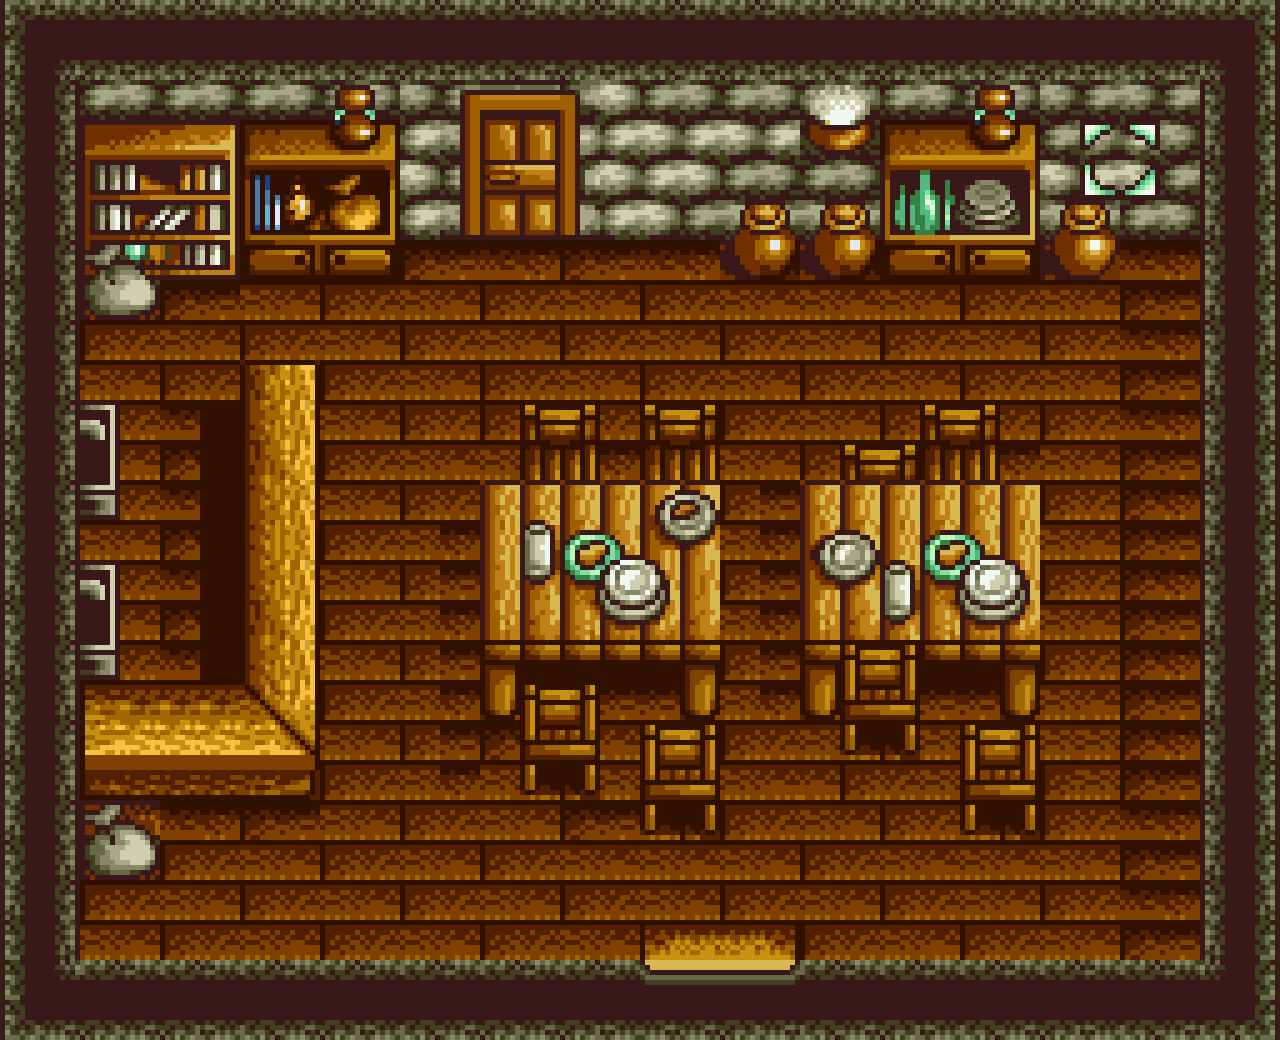

Below is a game level as drawn by its tile map, then a one-line description and the .tmx that defines it (tile-layer data replaced by summaries):
An orthogonal 64x52 tile map with 20x20 px tiles, 2 tile layers (background, blocked) and 2 objects.

<map version="1.2" tiledversion="1.3.5" orientation="orthogonal" renderorder="right-down" width="64" height="52" tilewidth="20" tileheight="20" infinite="0" nextlayerid="4" nextobjectid="3">
 <tileset firstgid="1" name="restaurant-tileset-20px" tilewidth="20" tileheight="20" tilecount="3328" columns="64">
  <image source="../images/background/building-restaurant.png" width="1280" height="1040" />
 </tileset>
 <layer id="1" name="background" width="64" height="52" locked="1">
  <data>[3328 cells, 1816 non-empty, 1816 distinct tile ids]</data>
 </layer>
 <layer id="2" name="blocked" width="64" height="52" locked="1">
  <data>[3328 cells, 1512 non-empty, 1512 distinct tile ids]</data>
 </layer>
 <objectgroup id="3" name="exits">
  <object id="1" x="647.519" y="987.424" width="146.159" height="25.4929">
   <properties>
    <property name="exit" value="sceneTown" />
   </properties>
  </object>
  <object id="2" x="483.584" y="119.683" width="74.3975" height="27.4947">
   <properties>
    <property name="exit" value="sceneBedroomRestaurant" />
   </properties>
  </object>
 </objectgroup>
</map>
